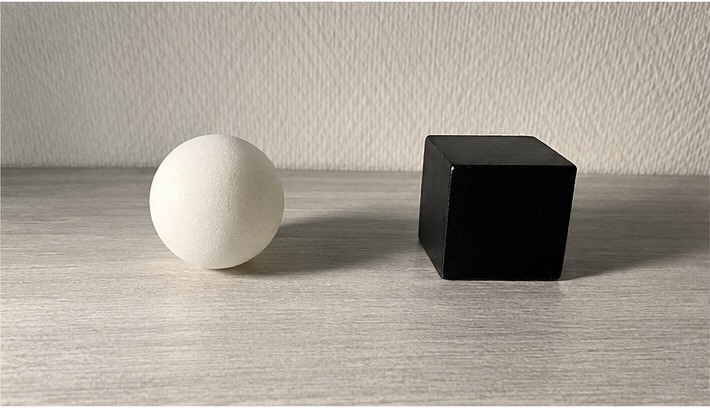
#> input picture CSC515/light_from_light_object.jpg, 710 x 408 px, found by its file name
$ python option1_image_filters.py
#> lines starting #> are read from the running program, lines starting #| are printed output that depends on the picture; after the words box and inside, x2 and y2 are one past the last pixel; in counts of white or black regions, pixels touching at a corner belong together
"""
Option #2: Adaptive Thresholding Scheme Accounting for Changes in Illumination

This script segments two images of the same light and dark objects under two different
lighting directions.

Input images:
1. light_from_light_object.jpg
2. light_from_dark_object.jpg

Input folder:
C:\\Users\\HP\\OneDrive\\Documents\\Repo\\csu\\CSC515

Output folder:
C:\\Users\\HP\\OneDrive\\Desktop\\Reports

Before running:
pip install opencv-python numpy matplotlib
"""

import cv2
import numpy as np
import matplotlib.pyplot as plt
from pathlib import Path


# File paths


INPUT_IMAGES = [
    r"C:\Users\HP\OneDrive\Documents\Repo\csu\CSC515\light_from_light_object.jpg",
    r"C:\Users\HP\OneDrive\Documents\Repo\csu\CSC515\light_from_dark_object.jpg"
]

OUTPUT_DIR = Path(r"C:\Users\HP\OneDrive\Desktop\Reports")
OUTPUT_DIR.mkdir(parents=True, exist_ok=True)


# Adaptive thresholding settings


# Must be an odd number. Larger values work better for uneven lighting.
BLOCK_SIZE = 51

# Constant subtracted from the local threshold.
C_VALUE = 5

# Morphology kernel size for cleaning small noise.
KERNEL_SIZE = 5

# Minimum area for a contour to be treated as an object.
MIN_CONTOUR_AREA = 500


# Helper functions


def resize_for_display(image, width=900):
    """
    Resize large images to make processing and display easier.
    Aspect ratio is preserved.
    """
    height, current_width = image.shape[:2]

    if current_width <= width:
        return image

    scale = width / current_width
    new_height = int(height * scale)

    return cv2.resize(image, (width, new_height), interpolation=cv2.INTER_AREA)


def correct_illumination(gray_image):
    """
    Correct uneven illumination.

    A heavily blurred copy of the grayscale image is used as an estimate of
    the lighting field. The original grayscale image is divided by this
    lighting field to reduce shadows and uneven brightness.
    """
    background = cv2.GaussianBlur(gray_image, (0, 0), sigmaX=35, sigmaY=35)

    # Avoid division by zero
    background = np.where(background == 0, 1, background)

    corrected = (gray_image.astype(np.float32) / background.astype(np.float32)) * 128
    corrected = np.clip(corrected, 0, 255).astype(np.uint8)

    return corrected


def segment_image(image_path):
    """
    Segment one image using:
    1. grayscale conversion
    2. median blur
    3. illumination correction
    4. adaptive thresholding
    5. morphological cleanup
    6. contour detection
    """

    image = cv2.imread(str(image_path))

    if image is None:
        raise FileNotFoundError(f"Could not read image: {image_path}")

    image = resize_for_display(image)

    # Convert image to grayscale
    gray = cv2.cvtColor(image, cv2.COLOR_BGR2GRAY)

    # Reduce small noise while preserving edges
    denoised = cv2.medianBlur(gray, 5)

    # Correct uneven illumination caused by light direction
    corrected = correct_illumination(denoised)

    # Adaptive Gaussian thresholding
    adaptive_threshold = cv2.adaptiveThreshold(
        corrected,
        255,
        cv2.ADAPTIVE_THRESH_GAUSSIAN_C,
        cv2.THRESH_BINARY_INV,
        BLOCK_SIZE,
        C_VALUE
    )

    # Morphological cleanup
    kernel = np.ones((KERNEL_SIZE, KERNEL_SIZE), np.uint8)

    # Opening removes small foreground noise
    opened = cv2.morphologyEx(adaptive_threshold, cv2.MORPH_OPEN, kernel)

    # Closing fills small gaps inside the segmented object areas
    cleaned_mask = cv2.morphologyEx(opened, cv2.MORPH_CLOSE, kernel)

    # Find contours in the cleaned mask
    contours, _ = cv2.findContours(
        cleaned_mask,
        cv2.RETR_EXTERNAL,
        cv2.CHAIN_APPROX_SIMPLE
    )

    # Keep only object-sized contours
    valid_contours = [
        contour for contour in contours
        if cv2.contourArea(contour) > MIN_CONTOUR_AREA
    ]

    # Draw contours on a copy of the original image
    contour_image = image.copy()
    cv2.drawContours(contour_image, valid_contours, -1, (0, 255, 0), 3)

    return {
        "original": image,
        "gray": gray,
        "denoised": denoised,
        "corrected": corrected,
        "adaptive_threshold": adaptive_threshold,
        "cleaned_mask": cleaned_mask,
        "contour_image": contour_image,
        "valid_contour_count": len(valid_contours)
    }


def save_results(results, image_name):
    """
    Save all processing outputs for one image.
    """
    stem = Path(image_name).stem

    output_files = {
        f"{stem}_01_original.jpg": results["original"],
        f"{stem}_02_gray.jpg": results["gray"],
        f"{stem}_03_denoised.jpg": results["denoised"],
        f"{stem}_04_illumination_corrected.jpg": results["corrected"],
        f"{stem}_05_adaptive_threshold.jpg": results["adaptive_threshold"],
        f"{stem}_06_cleaned_mask.jpg": results["cleaned_mask"],
        f"{stem}_07_final_contours.jpg": results["contour_image"]
    }

    for file_name, image in output_files.items():
        save_path = OUTPUT_DIR / file_name
        cv2.imwrite(str(save_path), image)


def show_results(results, title):
    """
    Display the main image processing stages.
    """
    display_images = [
        ("Original", cv2.cvtColor(results["original"], cv2.COLOR_BGR2RGB)),
        ("Grayscale", results["gray"]),
        ("Denoised", results["denoised"]),
        ("Illumination Corrected", results["corrected"]),
        ("Adaptive Threshold", results["adaptive_threshold"]),
        ("Cleaned Mask", results["cleaned_mask"]),
        ("Final Contours", cv2.cvtColor(results["contour_image"], cv2.COLOR_BGR2RGB))
    ]

    plt.figure(figsize=(15, 9))
    plt.suptitle(title, fontsize=15)

    for index, (label, image) in enumerate(display_images):
        plt.subplot(2, 4, index + 1)

        if len(image.shape) == 2:
            plt.imshow(image, cmap="gray")
        else:
            plt.imshow(image)

        plt.title(label)
        plt.axis("off")

    plt.tight_layout()
    plt.show()


def main():
    """
    Main program execution.
    """
    print("=" * 70)
    print("Option #2: Adaptive Thresholding Scheme Accounting for Changes in Illumination")
    print("=" * 70)

    print(f"\nOutput folder:")
    print(OUTPUT_DIR)

    for image_file in INPUT_IMAGES:
        image_path = Path(image_file)

        print("\n" + "-" * 70)
        print(f"Processing image: {image_path.name}")
        print(f"Input path: {image_path}")

        try:
            results = segment_image(image_path)
#> in segment_image, image is the input picture: shape (408, 710, 3); mean B, G, R 148.8, 158.8, 165.9
#> in segment_image, `denoised = cv2.medianBlur(gray, 5)`:
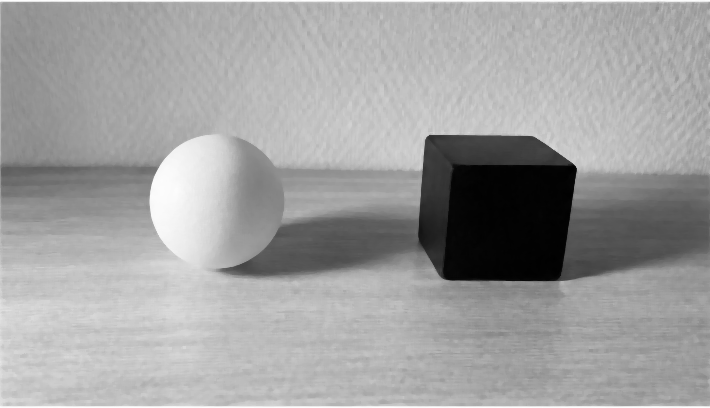
#> denoised: shape (408, 710); min 0, max 254, mean 159.8
#> in correct_illumination, `background = cv2.GaussianBlur(gray_image, (0, 0), sigmaX=35, sigmaY=35)`:
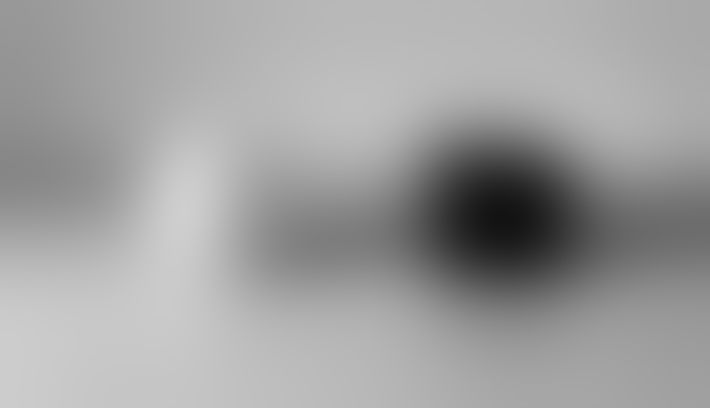
#> background: shape (408, 710); min 19, max 206, mean 159.6
#> in correct_illumination, `corrected = (gray_image.astype(np.float32) / background.astype(np.floa..`:
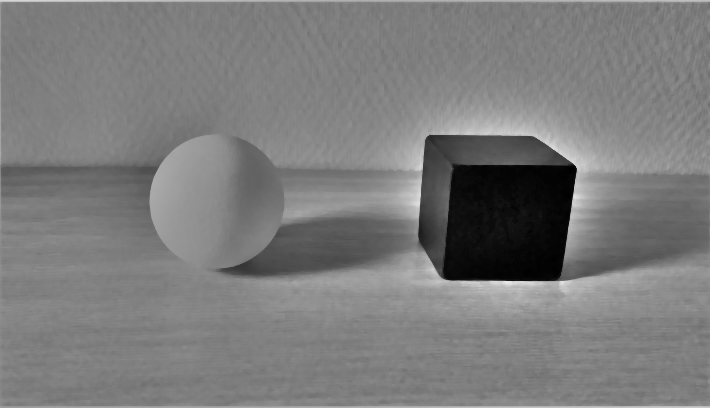
#> corrected: shape (408, 710) float32; min 0, max 232.3, mean 123.7
#> in segment_image, `adaptive_threshold = cv2.adaptiveThreshold( corrected, 255, cv2.ADAPTI..`:
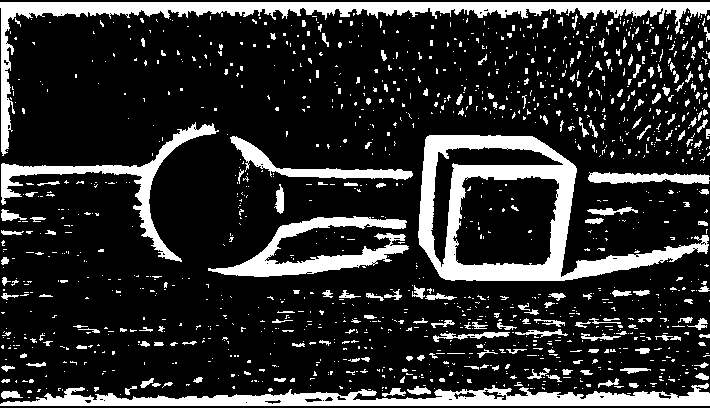
#> adaptive_threshold: shape (408, 710); 18.4% white; 1320 white regions (1117 under 20 px), largest, box (x1, y1, x2, y2) and area: (418, 135, 709, 281) 11422, (0, 2, 710, 156) 9528, (0, 383, 710, 406) 7702
#> in segment_image, `opened = cv2.morphologyEx(adaptive_threshold, cv2.MORPH_OPEN, kernel)`: opened: shape (408, 710); 12.9% white; 48 white regions (1 under 20 px), largest, box (x1, y1, x2, y2) and area: (418, 135, 577, 281) 9382, (0, 2, 710, 32) 7787, (313, 389, 710, 406) 4082
#> in segment_image, `cleaned_mask = cv2.morphologyEx(opened, cv2.MORPH_CLOSE, kernel)`:
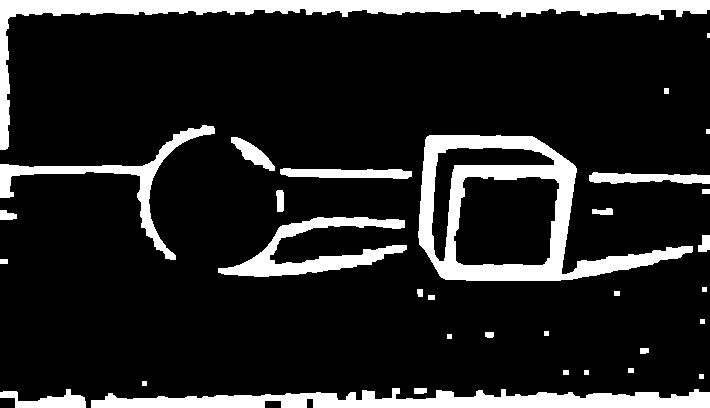
#> cleaned_mask: shape (408, 710); 14.2% white; 33 white regions (1 under 20 px)
#> in segment_image, `contours, _ = cv2.findContours( cleaned_mask, cv2.RETR_EXTERNAL, cv2.C..`: contours = 33 contours, 9 with area under 20; largest, box (x1, y1, x2, y2) and area: (418, 135, 693, 281) 21860, (0, 0, 710, 150) 9578, (91, 388, 710, 408) 7088, (218, 217, 407, 277) 3478, (0, 125, 215, 260) 2888
#> in segment_image, `valid_contours = [ contour for contour in contours if cv2.contourArea(..`: valid_contours = 9 contours; largest, box (x1, y1, x2, y2) and area: (418, 135, 693, 281) 21860, (0, 0, 710, 150) 9578, (91, 388, 710, 408) 7088, (218, 217, 407, 277) 3478, (0, 125, 215, 260) 2888
#> in segment_image, `cv2.drawContours(contour_image, valid_contours, -1, (0, 255, 0), 3)`:
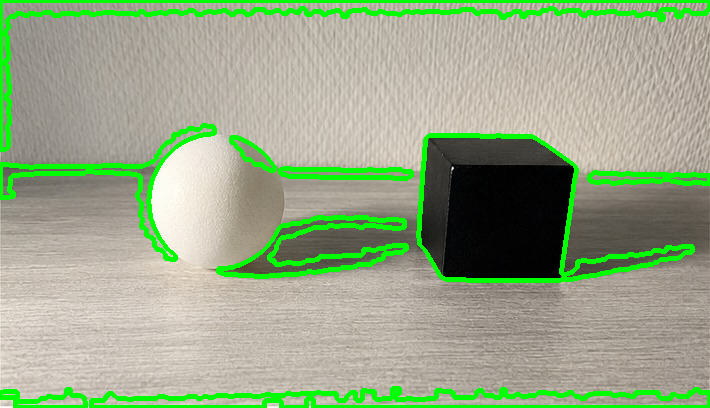
#> contour_image: shape (408, 710, 3); 9.51% of pixels changed, all inside (x1, y1, x2, y2) = (0, 0, 710, 408)
#> results = 8 items

            save_results(results, image_path.name)
#> the loop in save_results, `for file_name, image in output_files.items():` made 7 passes

            print(f"Object-like regions detected: {results['valid_contour_count']}")
#| Object-like regions detected: 9
            print("Saved output files:")
            print(f"- {image_path.stem}_01_original.jpg")
            print(f"- {image_path.stem}_02_gray.jpg")
            print(f"- {image_path.stem}_03_denoised.jpg")
            print(f"- {image_path.stem}_04_illumination_corrected.jpg")
            print(f"- {image_path.stem}_05_adaptive_threshold.jpg")
            print(f"- {image_path.stem}_06_cleaned_mask.jpg")
            print(f"- {image_path.stem}_07_final_contours.jpg")

            show_results(results, image_path.name)
#> the loop in show_results, `for index, (label, image) in enumerate(display_images):` made 7 passes
#> in show_results, `plt.show()`:
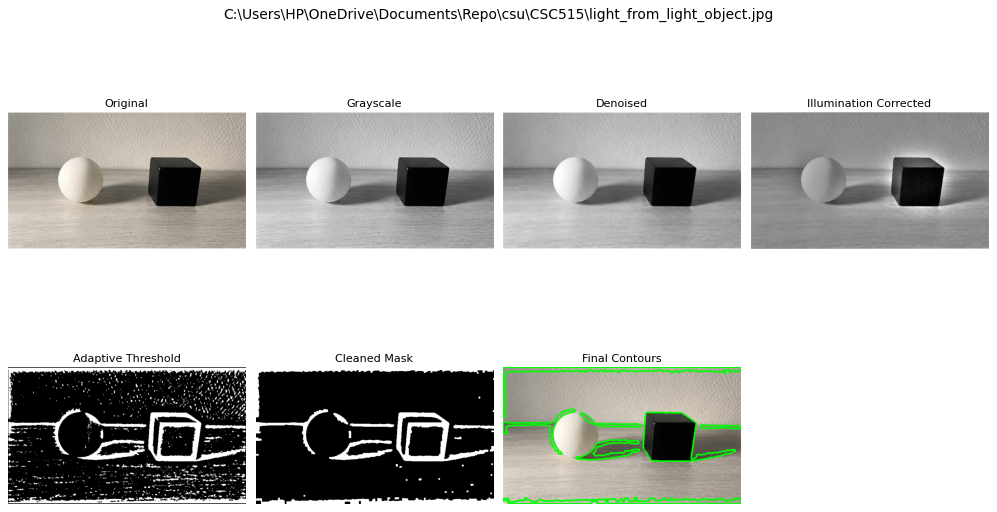
#> figure drawn by matplotlib, 7 panels

        except FileNotFoundError as error:
            print("\nERROR:")
            print(error)
            print("\nCheck that your image is saved in this folder:")
            print(r"C:\Users\HP\OneDrive\Documents\Repo\csu\CSC515")
#> pass 2 of the loop in main, `for image_file in INPUT_IMAGES:`:
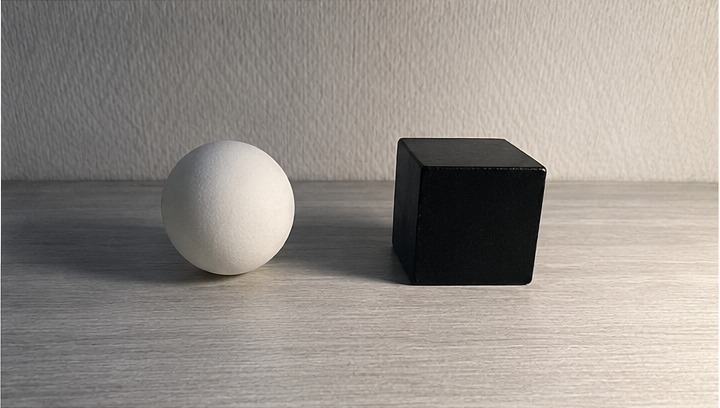
#> input picture CSC515/light_from_dark_object.jpg, 720 x 408 px, found by its file name
#> in segment_image, image is the input picture: shape (408, 720, 3); mean B, G, R 138, 143.9, 150
#> gray: shape (408, 720)
#> denoised: shape (408, 720)
#> background: shape (408, 720)
#> in segment_image (call 2), `adaptive_threshold = cv2.adaptiveThreshold( corrected, 255, cv2.ADAPTI..`:
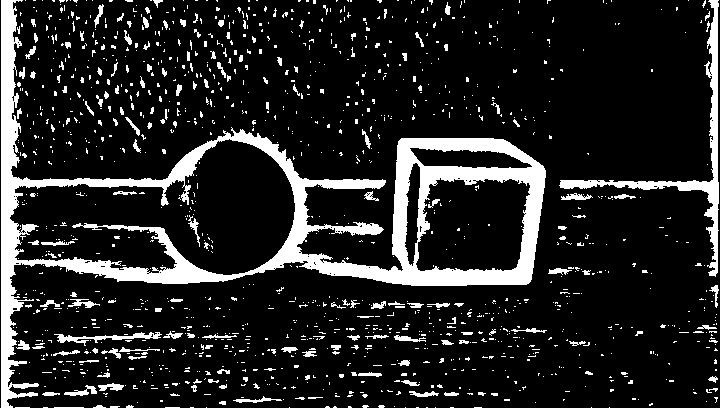
#> adaptive_threshold: shape (408, 720); 14.1% white; 1331 white regions (1180 under 20 px), largest, box (x1, y1, x2, y2) and area: (1, 0, 546, 408) 26012, (559, 0, 719, 277) 3121, (54, 332, 162, 346) 462
#> opened: shape (408, 720); 9.1% white; 40 white regions (3 under 20 px), largest, box (x1, y1, x2, y2) and area: (232, 131, 546, 286) 12649, (1, 0, 216, 408) 7210, (58, 227, 233, 284) 2547
#> cleaned_mask: shape (408, 720); 9.5% white; 30 white regions (3 under 20 px)
#> contours = 30 contours, 13 with area under 20; largest, box (x1, y1, x2, y2) and area: (226, 131, 546, 286) 24462, (0, 0, 216, 408) 7042, (45, 227, 233, 284) 2406, (677, 17, 720, 245) 2132, (335, 224, 382, 235) 304
#> valid_contours = 4 contours; box (x1, y1, x2, y2) and area: (226, 131, 546, 286) 24462, (0, 0, 216, 408) 7042, (45, 227, 233, 284) 2406, (677, 17, 720, 245) 2132
#> contour_image: shape (408, 720, 3)
#> the loop in save_results (call 2), `for file_name, image in output_files.items():` made 7 passes
#| Object-like regions detected: 4
#> the loop in show_results (call 2), `for index, (label, image) in enumerate(display_images):` made 7 passes
#> in show_results (call 2), `plt.show()`:
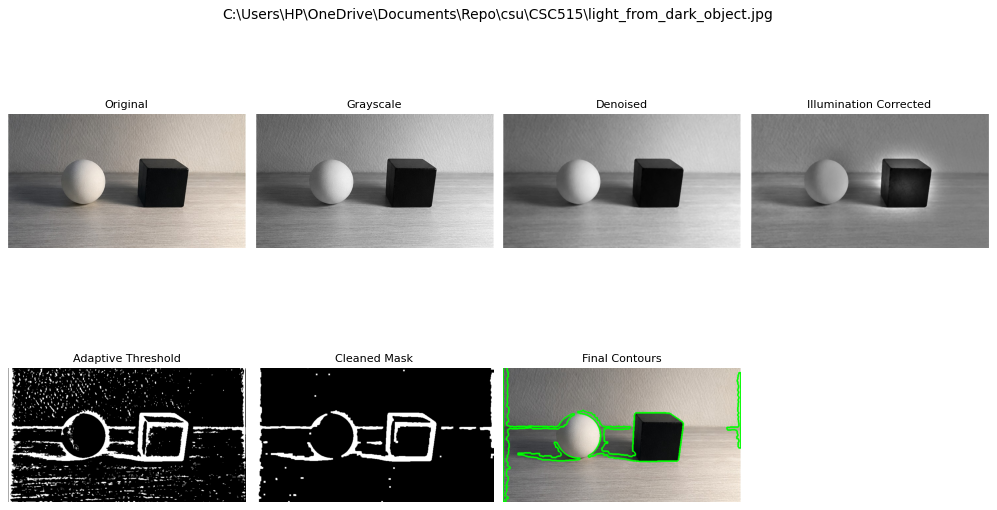
#> figure drawn by matplotlib, 7 panels

    print("\n" + "=" * 70)
    print("Processing complete.")
    print(f"Check your results here: {OUTPUT_DIR}")
    print("=" * 70)


if __name__ == "__main__":
    main()
